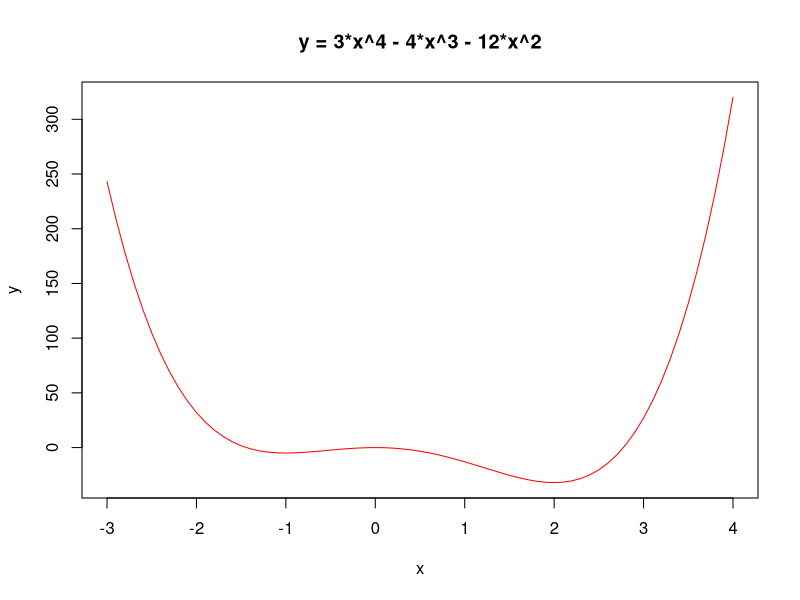

Recreate this plot in R.

x <- seq(-3,4,by=0.1)
y <- 3*x^4-4*x^3-12*x^2
plot(x,y,type="l",col="red")
title(main="y = 3*x^4 - 4*x^3 - 12*x^2")
F <- expression(3*x^4-4*x^3-12*x^2)

f <- function(x)
{
  y <- 3*x^4-4*x^3-12*x^2
  return(y)
}

#parametre
a <- -10
b <- 10
e <- 0.01

glodensection <- function(a,b,e)
{
  t1 <- a+0.382*(b-a);
  t2 <- a +0.618*(b-a);
  f1 <- f(t1);
  f2 <- f(t2);
  while(abs(b-a)>e)
  {
    if(f1 > f2)
    {
      a <- t1
      t1 <- t2
      t2 <- a +0.618*(b-a)
      f1 <- f2
      f2 <- f(t2)
    }
    else
    {
      b <- t2
      t2 <- t1
      t1 <- a+0.382*(b-a)
      f2 <- f1
      f1 <- f(t1)
    }
  }
  tx <- (b+a)/2;
  fx <- f(tx)
  area <- c(a,b)
  print('the area is:')
  print(area)
  print('the xmin is:')
  print(tx)
  print('the fmin is:')
  print(fx)
}

glodensection(a,b,e)